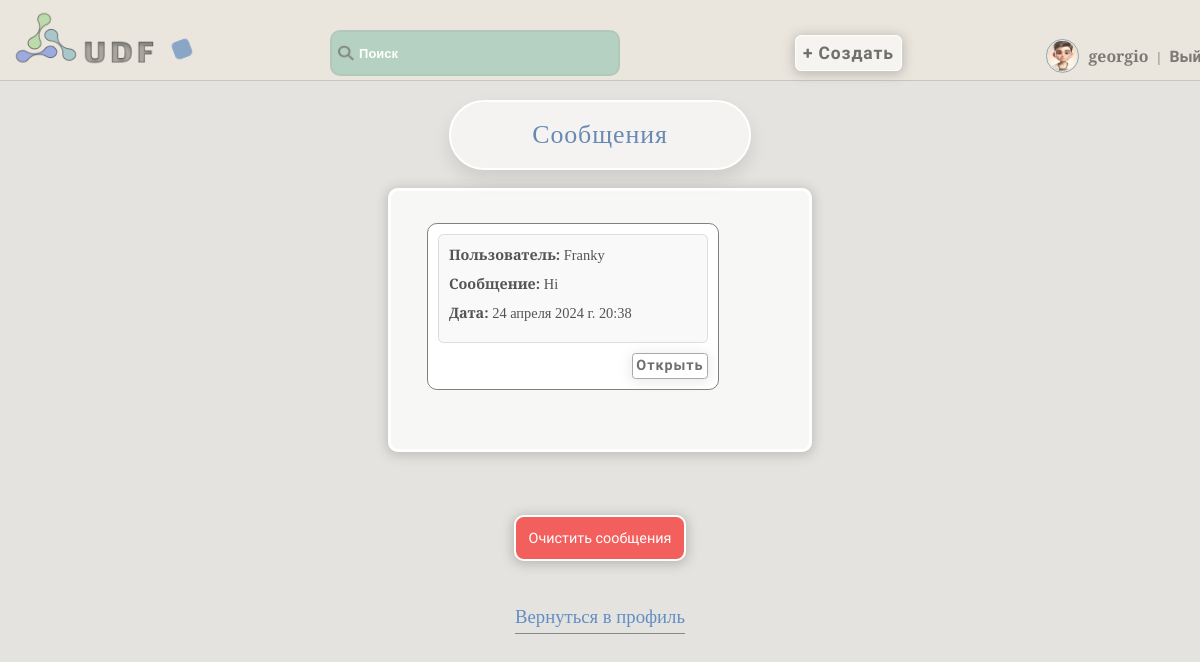
/accounts/inbox/ (signed in), run on an earlier commit of the app's database.
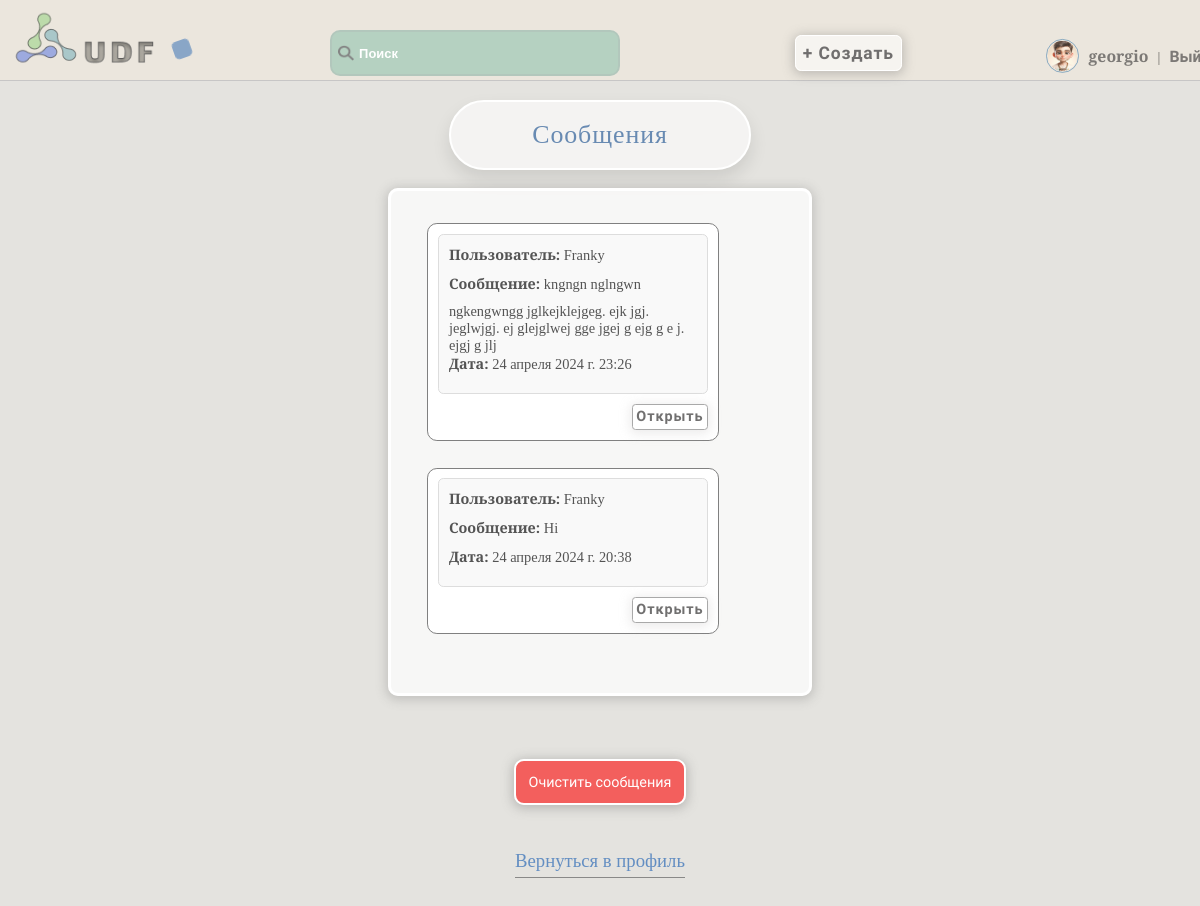
And on a later commit of the database.
### accounts/models.py (models this page shows, shortened)
class Message(models.Model):
    sender = models.ForeignKey(User, related_name='sent_messages', on_delete=models.CASCADE)
    recipient = models.ForeignKey(User, related_name='received_messages', on_delete=models.CASCADE)
    content = models.TextField()
    timestamp = models.DateTimeField(auto_now_add=True)
    is_read = models.BooleanField(default=False)

class User(AbstractUser):
    username = models.CharField(max_length=150, unique=True, verbose_name='Имя')
    password = models.CharField(max_length=128, null=False, blank=False, verbose_name='Пароль')
    bio = models.TextField(blank=True, verbose_name='Биография')
    country = models.CharField(max_length=50, blank=True, verbose_name='Страна')
    city = models.CharField(max_length=50, blank=True, verbose_name='Город')
    is_online = models.BooleanField(default=False, verbose_name='Статус')
    occupation = models.CharField(max_length=50, blank=True, verbose_name='Род деятельности')
    avatar = models.ImageField(upload_to='avatars', blank=True, verbose_name='Аватар')
    date_joined = models.DateTimeField(auto_now_add=True, verbose_name='Дата')
    email = models.EmailField(unique=True)
    gender_choices = [
        ('M', 'Мужской'),
        ('F', 'Женский'),
    ]
    gender = models.CharField(max_length=1, choices=gender_choices, blank=True, verbose_name='Пол')
    age = models.IntegerField(blank=True, null=True, verbose_name='Возраст')
    last_login = models.DateTimeField(default=timezone.now)
    groups = None
    user_permissions = None
    def is_online(self):
        return (timezone.now() - self.last_login).seconds < 3600

### accounts/views.py (the view)
# urls.py: path('inbox/', inbox, name='inbox'),
@login_required
def inbox(request):
    if request.method == 'POST' and 'delete_all' in request.POST:
        Message.objects.filter(recipient=request.user).delete()
        return redirect('inbox')
    unread_messages = Message.objects.filter(recipient=request.user, is_read=False)
    for message in unread_messages:
        message.is_read = True
        message.save()
    messages = Message.objects.filter(recipient=request.user).order_by('-timestamp')
    return render(request, 'messages/inbox.html', {'messages': messages})

### accounts/templates/messages/inbox.html (shortened to what this page needs)
{% extends 'core/base.html' %}
{% block content %}
  <h1>Сообщения</h1>
  <form method="post">
    <div class="inbox-message">
      {% if messages %}
        <ul>
          {% for message in messages %}
            <li>
              <div class="message-content-inbox">
                <strong>Пользователь:</strong> {{ message.sender.username }}<br>
                <div class="message-inbox-area">
                  <strong>Сообщение:</strong> {{ message.content| truncatewords:20 }}<br>
                </div>
                <strong>Дата:</strong> {{ message.timestamp }}
              </div>
              <button class="view-message-btn" data-content="{{ message.content }}">Открыть</button>
            </li>
          {% endfor %}
        </ul>
      {% else %}
        <p>Сообщений нет</p>
      {% endif %}
    </div>
    <button class="del-messages-but" type="submit" name="delete_all">Очистить сообщения</button>
  </form>
  <a class="back-profile" href="{% url 'bio_view' %}">Вернуться в профиль</a>
{% endblock %}

What changed in the data, as far as the page shows it:
added Message: sender.username "Franky", content "kngngn nglngwn ngkengwngg jglkejklejgeg. ejk jgj. jeglwjgj. ej glejglwej gge jgej g ejg g e j. ejgj g jlj", timestamp "24 апреля 2024 г. 23:26"
